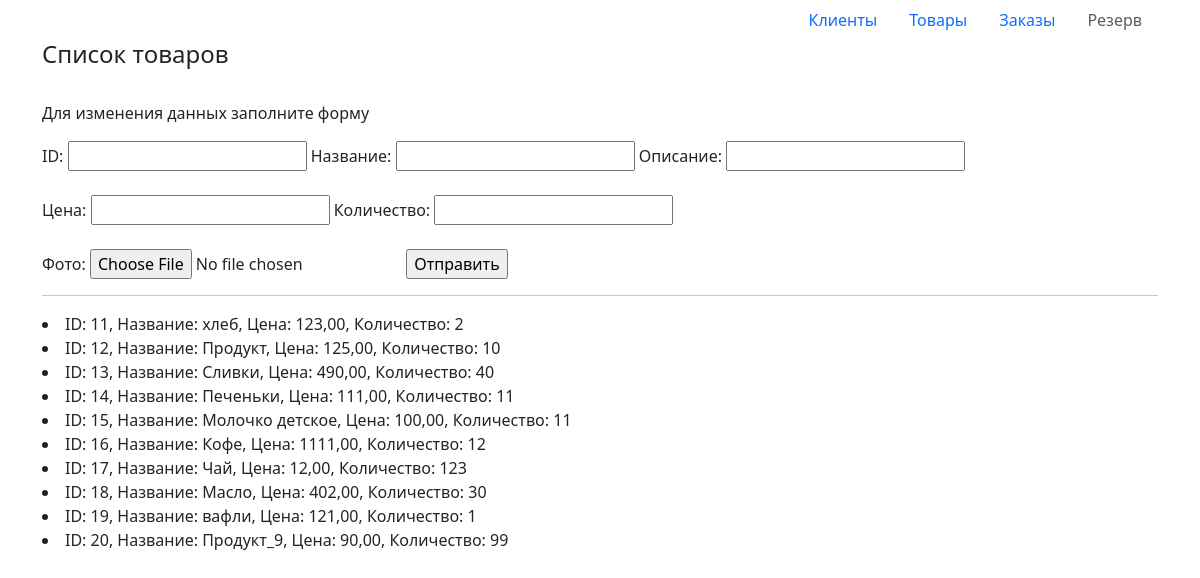
/products/, run on an earlier commit of the app's database.
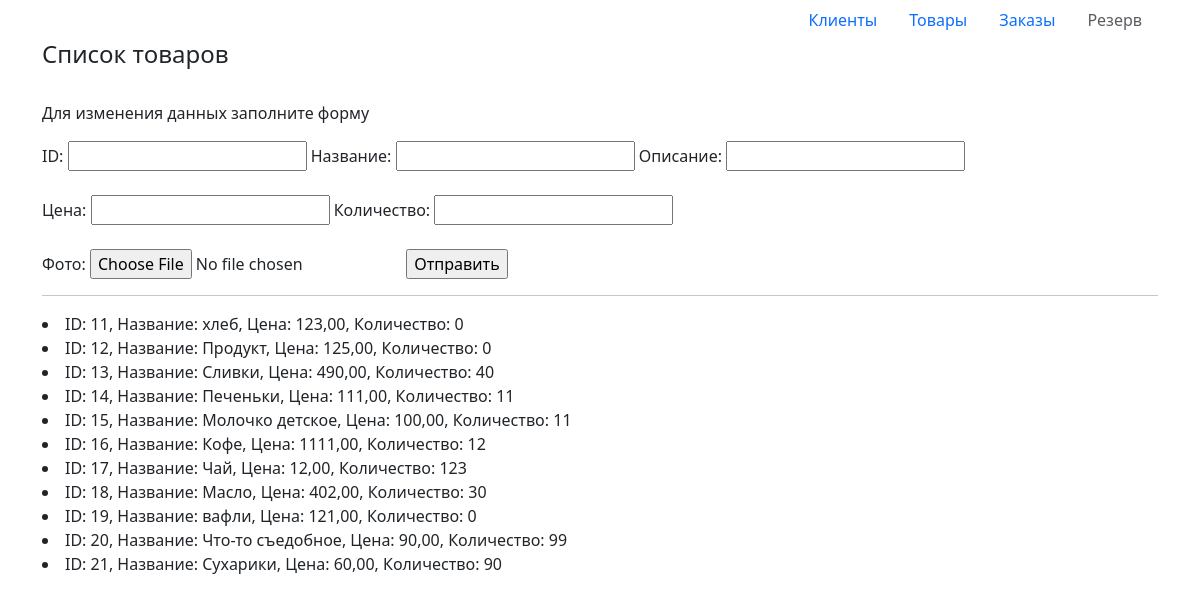
And on a later commit of the database.
### gb_hw/models.py (models this page shows, shortened)
class Product(models.Model):
    product_name = models.CharField(max_length=200, null=True)
    description = models.CharField(max_length=200, null=True)
    price = models.DecimalField(max_digits=8, decimal_places=2)
    count = models.IntegerField()
    date_added = models.DateTimeField(auto_now_add=True)
    image = models.ImageField(upload_to='products/', default="products/")

### gb_hw/views.py (the view, shortened to what this page needs)
# urls.py: path('products/', ProductList.as_view(), name='products'),
class ProductList(View):
    def get(self, request):
        form = UpdateProductForm()
        message = "Для изменения данных заполните форму"
        products = Product.objects.all()
        context = {'products': products, 'form': form, 'message': message}
        return render(request, 'gb_hw/products.html', context)

### gb_hw/forms.py
class UpdateProductForm(forms.Form):
    id = forms.IntegerField(max_value=99999)
    product_name = forms.CharField(max_length=50)
    description = forms.CharField(max_length=200)
    price = forms.DecimalField(max_digits=8, decimal_places=2)
    count = forms.IntegerField(max_value=99999)
    image = forms.ImageField()

### gb_hw/templates/gb_hw/products.html (shortened to what this page needs)
{% extends 'gb_hw/base.html' %}
{% block content %}
<div class="container">
    <h4>Список товаров</h4>
    <br>
    <p>{{ message }}</p>
    <form method="post" enctype="multipart/form-data">
        <div>
            <label>ID:</label>
            {{ form.id }}
            <label>Название:</label>
            {{ form.product_name }}
            <label>Описание:</label>
            {{ form.description }}
        </div>
        <br>
        <div>
            <label>Цена:</label>
            {{ form.price }}
            <label>Количество:</label>
            {{ form.count }}
        </div>
        <br>
        <div>
            <label>Фото:</label>
            {{ form.image }}
            <input type="submit" value="Отправить">
        </div>
    </form>
    <hr>
    {% for product in products %}
        <li>ID: {{ product.pk }}, Название: {{ product.product_name }},
            Цена: {{ product.price }}, Количество: {{ product.count }}
        </li>
    {% endfor %}
</div>
{% endblock %}

What changed in the data, as far as the page shows it:
changed Product "хлеб": count "2" → "0"
changed Product "Продукт": count "10" → "0"
changed Product "вафли": count "1" → "0"
changed Product id 20: product_name "Продукт_9" → "Что-то съедобное"
added Product: pk "21", product_name "Сухарики", price "60,00", count "90"
